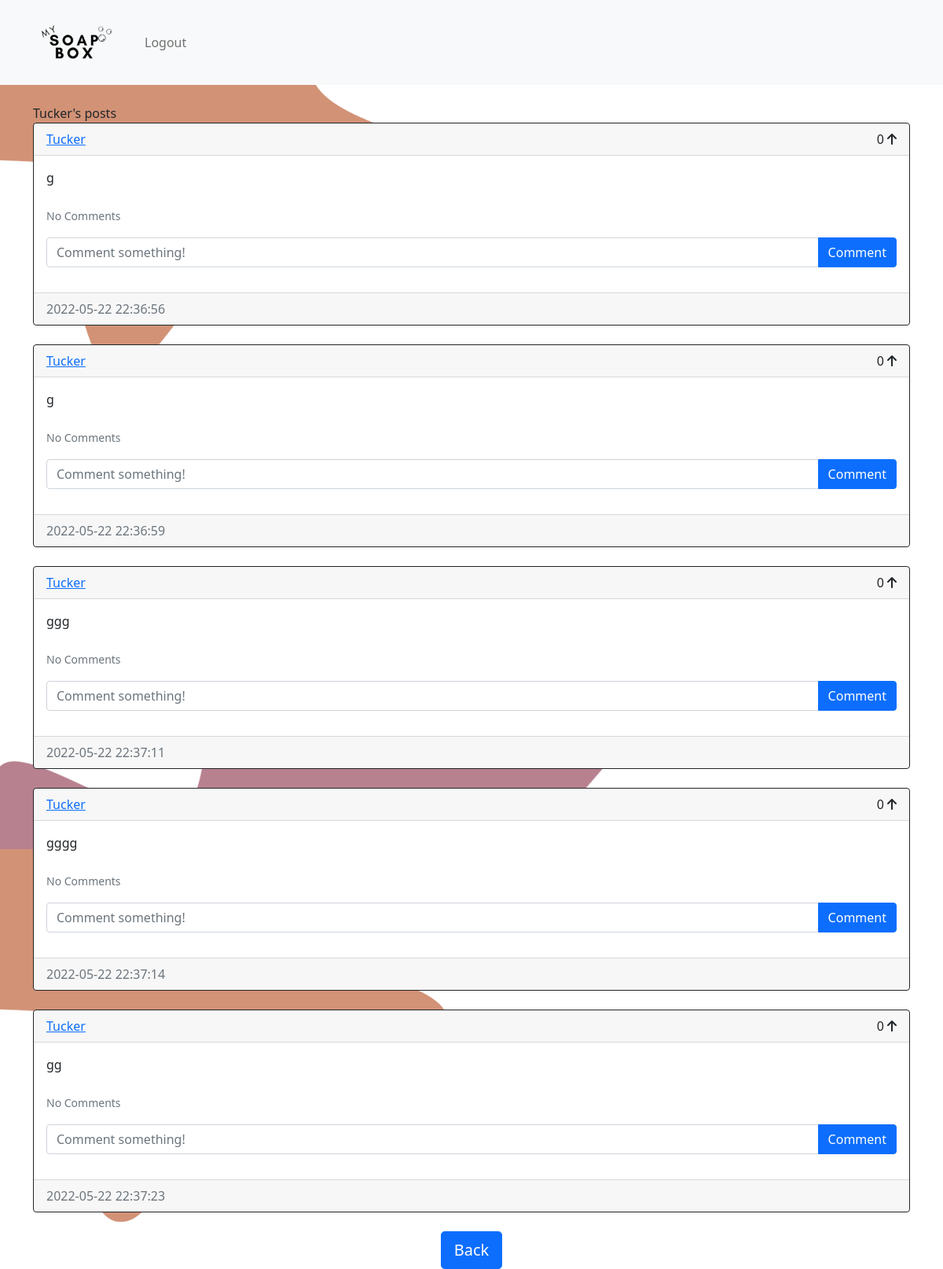
The app's page /posts/Tucker (signed in) with its own data.
### website/models.py (models this page shows)
class User(db.Model, UserMixin):
    id = db.Column(db.Integer, primary_key=True)
    email = db.Column(db.String(150), unique=True)
    username = db.Column(db.String(150), unique=True)
    password = db.Column(db.String(150))
    date_created = db.Column(db.DateTime(timezone=True), default=func.now())
    posts = db.relationship('Post', backref='user', passive_deletes=True)
    comments = db.relationship('Comment', backref='user', passive_deletes=True)
    likes = db.relationship('Like', backref='user', passive_deletes=True)

class Post(db.Model):
    id = db.Column(db.Integer, primary_key=True)
    text = db.Column(db.Text, nullable=False)
    date_created = db.Column(db.DateTime(timezone=True), default=func.now())
    author = db.Column(db.Integer, db.ForeignKey(
        'user.id', ondelete="CASCADE"), nullable=False)
    comments = db.relationship('Comment', backref='post', passive_deletes=True)
    likes = db.relationship('Like', backref='post', passive_deletes=True)

### website/views.py (the view)
@views.route("/posts/<username>")
@login_required
def posts(username):
    user = User.query.filter_by(username=username).first()
    if not user:
        flash('No user with that username exists.', category='error')
        return redirect(url_for('views.home'))
    posts = user.posts
    return render_template("posts.html", user=current_user, posts=posts, username=username)

### website/__init__.py (called while the page is built)
def create_app():
    app = Flask(__name__)
    app.config['SECRET_KEY'] = "helloworld"
    app.config['SQLALCHEMY_DATABASE_URI'] = f'sqlite:///{DB_NAME}'
    db.init_app(app)
    from .views import views
    from .auth import auth
    app.register_blueprint(views, url_prefix="/")
    app.register_blueprint(auth, url_prefix="/")
    from .models import User, Post, Comment, Like
    create_database(app)
    login_manager = LoginManager()
    login_manager.login_view = "auth.login"
    login_manager.init_app(app)
    @login_manager.user_loader
    def load_user(id):
        return User.query.get(int(id))
    return app

### website/templates/posts.html (shortened to what this page needs)
{% extends "posts_div.html" %}  {% block header %} {{username}}'s posts {% endblock %} {% block footer %}
<div align="center">
  <a href="/home"
    ><button type="button" class="btn btn-primary btn-lg">Back</button></a
  >
</div>
{% endblock %}

### website/templates/posts_div.html (shortened to what this page needs)
{% extends "base.html" %} {% block title %}Home{% endblock %} {% block content
%}
<br>
  {% block header %}{% endblock %}
<br>
<div id="posts">
  {% for post in posts %}
  <div class="card border-dark">
    <div class="card-header d-flex justify-content-between align-items-center">
      <a href="/posts/{{post.user.username}}">{{post.user.username}}</a>
      <div>
        <span id="likes-count-{{post.id}}">
        {{ post.likes|length }}</span>
        {% if user.id in post.likes|map(attribute="author")|list %}
        <i
          class="fas fa-arrow-up"
          id="like-button-{{post.id}}"
          onclick="like({{post.id}})"
        ></i>
        {% else %}
        <i
          class="fas fa-arrow-up"
          id="like-button-{{post.id}}"
          onclick="like({{post.id}})"
        ></i>
        {% endif %}
      </div>
    </div>
    <div class="card-body">
      <div class="card-text">{{post.text}}</div>
      <br />
      <p class="card-text">
        {% if post.comments|length > 0 %}
        <a data-bs-toggle="collapse" href="#comments-{{post.id}}" role="button">
          <small>View {{post.comments|length}} Comments</small>
        </a>
        {% else %}
        <small class="text-muted">No Comments</small>
        {% endif %}
      </p>
      <form
        class="input-group mb-3"
        method="POST"
        action="/create-comment/{{post.id}}"
      >
        <input
          type="text"
          id="text"
          name="text"
          class="form-control"
          placeholder="Comment something!"
        />
        <button type="submit" class="btn btn-primary">Comment</button>
      </form>
    </div>
    <div class="card-footer text-muted">{{post.date_created}}</div>
  </div>
  <br/ > {% endfor %}
</div>
{% block footer %}
{% endblock %} {% endblock %}

### website/static/custom.css (style rules this page uses)
body { background-image: url("background.png"); }

### records on screen
User: username "Tucker"
Post: user.username "Tucker", likes|length "0", text "g", date_created "2022-05-22 22:36:56"
Post: user.username "Tucker", likes|length "0", text "g", date_created "2022-05-22 22:36:59"
Post: user.username "Tucker", likes|length "0", text "ggg", date_created "2022-05-22 22:37:11"
Post: user.username "Tucker", likes|length "0", text "gggg", date_created "2022-05-22 22:37:14"
Post: user.username "Tucker", likes|length "0", text "gg", date_created "2022-05-22 22:37:23"
